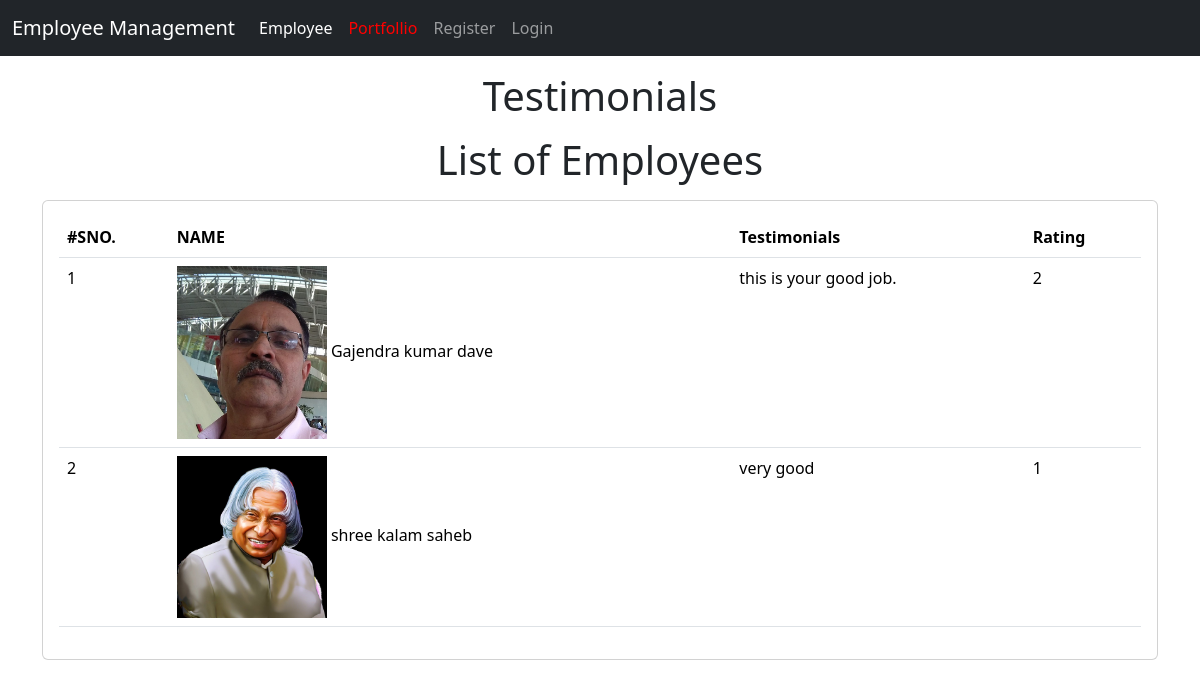
Page /emp/testimonials/ on the committed database.
### emp/models.py (models this page shows, shortened)
class Testimonial(models.Model):
    name=models.CharField(max_length=200)
    Testimonial= models.TextField()
    picture=models.ImageField(upload_to="testimonials")
    rating = models.IntegerField(null=True)

### emp/views.py (the view)
# urls.py: path('testimonials/',testimonials),
def testimonials(request):
    testi=Testimonial.objects.all()
    return render(request,"emp/testimonials.html",{'testi':testi})

### templates/emp/testimonials.html (shortened to what this page needs)
{% extends 'base.html' %}
{% block content %}
  <h1 class="text-center my-3">Testimonials</h1>
    <h1 class="text-center my-3">List of Employees </h1>
    <div class="container">
      <div class="row">
        <div class="col-md-12">
          <div class="card">
            <div class="card-body">
              <table class="table">
                <thead>
                  <tr>
                    <th>#SNO.</th>
                    <th>NAME</th>
                    <th>Testimonials</th>
                    <th>Rating</th>
                  </tr>
                </thead>
                <tbody>
                 {% for t in testi %}
                  <tr>
                    <td>{{forloop.counter}}</td>
                    <td>
                        <img style="max-width:150px;" src="/media/{{t.picture}}" alt="">
                        {{t.name}}</td>
                    <td>{{t.Testimonial}}</td>
                    <td>{{t.rating}}</td>
                  </tr>
                 {% endfor %}
                </tbody>
              </table>
            </div>
          </div>
        </div>
      </div>
    </div>
  {% endblock content %}

### rows in the picture
Testimonial: picture (picture), name "Gajendra kumar dave", Testimonial "this is your good job.", rating "2"
Testimonial: picture (picture), name "shree kalam saheb", Testimonial "very good", rating "1"
